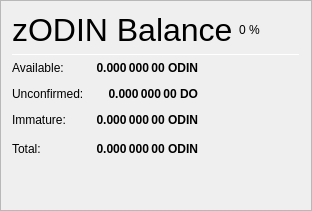
                   <widget class="QFrame" name="cardFrame_ZerocoinBalances">
                    <property name="frameShape">
                     <enum>QFrame::StyledPanel</enum>
                    </property>
                    <property name="frameShadow">
                     <enum>QFrame::Raised</enum>
                    </property>
                    <layout class="QVBoxLayout" name="verticalLayout_7">
                     <item>
                      <layout class="QHBoxLayout" name="horizontalLayout_8" stretch="0,0,0">
                       <item>
                        <widget class="QLabel" name="heading1__zOdinBalance">
                         <property name="minimumSize">
                          <size>
                           <width>0</width>
                           <height>20</height>
                          </size>
                         </property>
                         <property name="font">
                          <font>
                           <pointsize>24</pointsize>
                           <weight>50</weight>
                           <bold>false</bold>
                          </font>
                         </property>
                         <property name="text">
                          <string>zODIN Balance</string>
                         </property>
                        </widget>
                       </item>
                       <item>
                        <widget class="QLabel" name="labelzODINPercent">
                         <property name="text">
                          <string notr="true">0 %</string>
                         </property>
                        </widget>
                       </item>
                       <item>
                        <spacer name="horizontalSpacer_11">
                         <property name="orientation">
                          <enum>Qt::Horizontal</enum>
                         </property>
                         <property name="sizeHint" stdset="0">
                          <size>
                           <width>40</width>
                           <height>20</height>
                          </size>
                         </property>
                        </spacer>
                       </item>
                      </layout>
                     </item>
                     <item>
                      <widget class="Line" name="line_ZerocoinBalance">
                       <property name="minimumSize">
                        <size>
                         <width>0</width>
                         <height>1</height>
                        </size>
                       </property>
                       <property name="maximumSize">
                        <size>
                         <width>16777215</width>
                         <height>1</height>
                        </size>
                       </property>
                       <property name="orientation">
                        <enum>Qt::Horizontal</enum>
                       </property>
                      </widget>
                     </item>
                     <item>
                      <layout class="QGridLayout" name="gridLayout_5">
                       <property name="spacing">
                        <number>12</number>
                       </property>
                       <item row="1" column="0">
                        <widget class="QLabel" name="heading3__labelzBalanceMatureText">
                         <property name="toolTip">
                          <string>Mature: more than 20 confirmation and more than 3 mints of the same denomination after it was minted.
These zODIN are spendable.</string>
                         </property>
                         <property name="text">
                          <string>Available:</string>
                         </property>
                        </widget>
                       </item>
                       <item row="1" column="1">
                        <widget class="QLabel" name="labelzBalanceMature">
                         <property name="font">
                          <font>
                           <weight>75</weight>
                           <bold>true</bold>
                          </font>
                         </property>
                         <property name="toolTip">
                          <string>Mature: more than 20 confirmation and more than 3 mints of the same denomination after it was minted.
These zODIN are spendable.</string>
                         </property>
                         <property name="text">
                          <string notr="true">0.000 000 00 ODIN</string>
                         </property>
                         <property name="alignment">
                          <set>Qt::AlignRight|Qt::AlignTrailing|Qt::AlignVCenter</set>
                         </property>
                        </widget>
                       </item>
                       <item row="2" column="0">
                        <widget class="QLabel" name="heading3__labelzBalanceUnconfirmedText">
                         <property name="toolTip">
                          <string>Unconfirmed: less than 20 confirmations
Immature: confirmed, but less than 3 mints of the same denomination after it was minted</string>
                         </property>
                         <property name="text">
                          <string>Unconfirmed:</string>
                         </property>
                        </widget>
                       </item>
                       <item row="2" column="1">
                        <widget class="QLabel" name="labelzBalanceUnconfirmed">
                         <property name="font">
                          <font>
                           <weight>75</weight>
                           <bold>true</bold>
                          </font>
                         </property>
                         <property name="toolTip">
                          <string>Unconfirmed: less than 20 confirmations
Immature: confirmed, but less than 3 mints of the same denomination after it was minted</string>
                         </property>
                         <property name="text">
                          <string notr="true">0.000 000 00 DO</string>
                         </property>
                         <property name="alignment">
                          <set>Qt::AlignRight|Qt::AlignTrailing|Qt::AlignVCenter</set>
                         </property>
                        </widget>
                       </item>
                       <item row="3" column="0">
                        <widget class="QLabel" name="heading3__labelzBalanceImmatureText">
                         <property name="toolTip">
                          <string>Unconfirmed: less than 20 confirmations
Immature: confirmed, but less than 3 mints of the same denomination after it was minted</string>
                         </property>
                         <property name="text">
                          <string>Immature:</string>
                         </property>
                        </widget>
                       </item>
                       <item row="3" column="1">
                        <widget class="QLabel" name="labelzBalanceImmature">
                         <property name="font">
                          <font>
                           <weight>75</weight>
                           <bold>true</bold>
                          </font>
                         </property>
                         <property name="toolTip">
                          <string>Unconfirmed: less than 20 confirmations
Immature: confirmed, but less than 3 mints of the same denomination after it was minted</string>
                         </property>
                         <property name="text">
                          <string notr="true">0.000 000 00 ODIN</string>
                         </property>
                         <property name="alignment">
                          <set>Qt::AlignRight|Qt::AlignTrailing|Qt::AlignVCenter</set>
                         </property>
                        </widget>
                       </item>
                       <item row="4" column="0">
                        <widget class="QLabel" name="heading3__labelzBalanceText">
                         <property name="toolTip">
                          <string>Your current zODIN balance, unconfirmed and immature zODIN included.</string>
                         </property>
                         <property name="text">
                          <string>Total:</string>
                         </property>
                        </widget>
                       </item>
                       <item row="4" column="1">
                        <widget class="QLabel" name="labelzBalance">
                         <property name="font">
                          <font>
                           <weight>75</weight>
                           <bold>true</bold>
                          </font>
                         </property>
                         <property name="cursor">
                          <cursorShape>IBeamCursor</cursorShape>
                         </property>
                         <property name="toolTip">
                          <string>Your current zODIN balance, unconfirmed and immature zODIN included.</string>
                         </property>
                         <property name="text">
                          <string notr="true">0.000 000 00 ODIN</string>
                         </property>
                         <property name="alignment">
                          <set>Qt::AlignRight|Qt::AlignTrailing|Qt::AlignVCenter</set>
                         </property>
                         <property name="textInteractionFlags">
                          <set>Qt::LinksAccessibleByMouse|Qt::TextSelectableByKeyboard|Qt::TextSelectableByMouse</set>
                         </property>
                        </widget>
                       </item>
                       <item row="4" column="2">
                        <spacer name="horizontalSpacer_4">
                         <property name="orientation">
                          <enum>Qt::Horizontal</enum>
                         </property>
                         <property name="sizeHint" stdset="0">
                          <size>
                           <width>40</width>
                           <height>20</height>
                          </size>
                         </property>
                        </spacer>
                       </item>
                      </layout>
                     </item>
                     <item>
                      <spacer name="verticalSpacer_4">
                       <property name="orientation">
                        <enum>Qt::Vertical</enum>
                       </property>
                       <property name="sizeHint" stdset="0">
                        <size>
                         <width>20</width>
                         <height>40</height>
                        </size>
                       </property>
                      </spacer>
                     </item>
                    </layout>
                   </widget>
